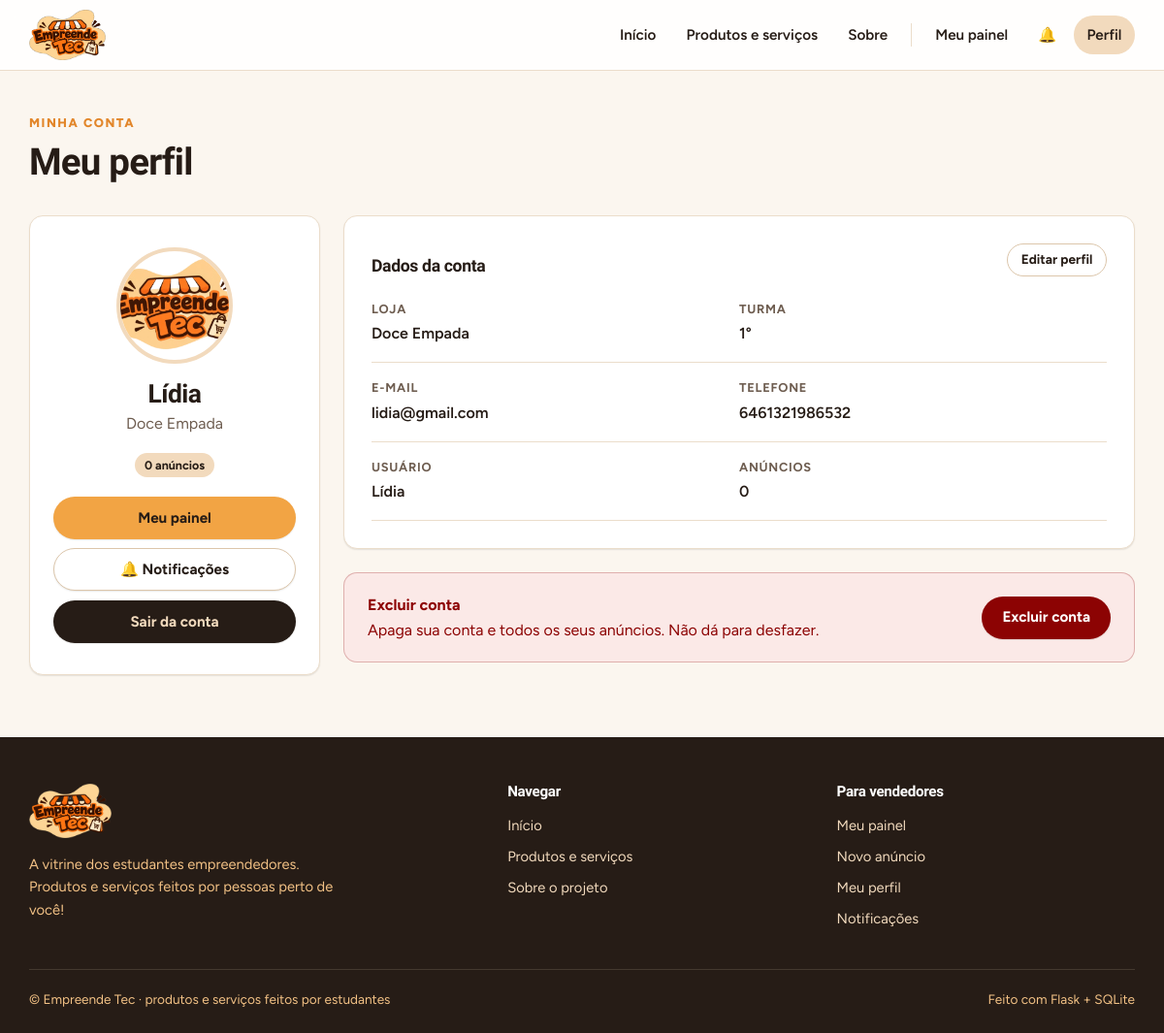
The app's page /perfil (signed in) with its own data.
### tables this page shows
CREATE TABLE usuarios(
  id INTEGER PRIMARY KEY AUTOINCREMENT, nome TEXT NOT NULL, turma TEXT NOT NULL,
  email TEXT NOT NULL, telefone TEXT NOT NULL,
  usuario TEXT NOT NULL UNIQUE COLLATE NOCASE, senha TEXT NOT NULL,
  foto TEXT DEFAULT '', loja TEXT DEFAULT '');

### app.py (the view)
@app.route('/perfil')
@login_required
def perfil():
    n = q('SELECT COUNT(*) n FROM produtos WHERE usuario_id=?', (g.user['id'],), True)['n']
    return render_template('perfil.html', total=n)

### app.py (called while the page is built)
def conectar():
    c = sqlite3.connect(DB)
    c.row_factory = sqlite3.Row
    c.execute('PRAGMA foreign_keys=ON')
    return c

def db():
    if 'db' not in g:
        g.db = conectar()
    return g.db

@app.teardown_appcontext
def fechar(_):
    c = g.pop('db', None)
    if c:
        c.close()

def q(sql, args=(), one=False):
    rows = db().execute(sql, args).fetchall()
    return (rows[0] if rows else None) if one else rows

@app.before_request
def carregar_usuario():
    uid = session.get('user_id')
    g.user = q('SELECT * FROM usuarios WHERE id=?', (uid,), True) if uid else None

@app.context_processor
def contexto():
    u = g.get('user')
    nao_lidas = q('SELECT COUNT(*) n FROM notificacoes WHERE usuario_id=? AND lida=0', (u['id'],), True)['n'] if u else 0
    return dict(user=u, categorias=q('SELECT * FROM categorias ORDER BY id'), TIPOS=TIPOS,
                PAGAMENTOS=list(PAGAMENTOS), pagto_marcado=pagto_marcado, nao_lidas=nao_lidas,
                ICONES_NOTIF=ICONES_NOTIF)

def login_required(fn):
    @wraps(fn)
    def w(*a, **k):
        if not g.user:
            flash('Faça login para acessar essa página.', 'warning')
            return redirect(url_for('login'))
        return fn(*a, **k)
    return w

### templates/perfil.html (shortened to what this page needs)
{% extends 'base.html' %}
{% block conteudo %}
<div class="cabecalho-pagina"><span class="sobretitulo">Minha conta</span><h1>Meu perfil</h1></div>
<div class="perfil">
  <div class="card perfil-cartao">
    {% if user.foto %}<img class="avatar" src="{{ url_for('uploaded_file', filename=user.foto) }}" alt="">{% else %}<div class="avatar-letra">{{ user.nome[:1]|upper }}</div>{% endif %}
    <h2 style="margin-bottom:.2rem">{{ user.nome }}</h2>
    <p class="suave">{{ user.loja or 'Sem nome de loja' }}</p>
    <span class="badge">{{ total }} {{ 'anúncio' if total == 1 else 'anúncios' }}</span>
    <div class="botoes" style="justify-content:center;flex-direction:column;align-items:stretch">
      <a class="btn btn-bloco" href="{{ url_for('painel') }}">Meu painel</a>
      <a class="btn btn-bloco btn-sec" href="{{ url_for('notificacoes') }}">🔔 Notificações{% if nao_lidas %} ({{ nao_lidas }}){% endif %}</a>
      <form method="post" action="{{ url_for('logout') }}"><button class="btn btn-bloco btn-escuro">Sair da conta</button></form>
    </div>
  </div>
  <div>
    <div class="card painel">
      <div class="secao-topo" style="margin-bottom:.5rem"><h3 style="margin:0">Dados da conta</h3><a class="btn btn-sm btn-sec" href="{{ url_for('editar_perfil') }}">Editar perfil</a></div>
      <dl class="dados">
        <div><dt>Loja</dt><dd>{{ user.loja or '—' }}</dd></div>
        <div><dt>Turma</dt><dd>{{ user.turma }}</dd></div>
        <div><dt>E-mail</dt><dd>{{ user.email }}</dd></div>
        <div><dt>Telefone</dt><dd>{{ user.telefone }}</dd></div>
        <div><dt>Usuário</dt><dd>{{ user.usuario }}</dd></div>
        <div><dt>Anúncios</dt><dd>{{ total }}</dd></div>
      </dl>
    </div>
    <div class="zona-perigo">
      <p><strong>Excluir conta</strong><br>Apaga sua conta e todos os seus anúncios. Não dá para desfazer.</p>
      <form method="post" action="{{ url_for('excluir_conta') }}" onsubmit="return confirm('Excluir sua conta e todos os anúncios?')"><button class="btn btn-perigo">Excluir conta</button></form>
    </div>
  </div>
</div>
{% endblock %}

### static/css/cores.css (style rules this page uses)
:root { --laranja:#F2A444; --laranja-forte:#E2862A; --pessego:#F2C185; --creme:#F2DABD; --marrom:#261C16; --vinho:#8C0303; --fundo:#FBF6EF; --superficie:#FFFFFF; --superficie-2:#FDF8F2; --borda:#EBDDCB; --borda-forte:#DCC6AB; --texto:#261C16; --texto-suave:#6E5D50; --sucesso:#1F7A4D; --sucesso-fundo:#E6F4EC; --alerta-fundo:#FBE9E7; --raio:14px; --raio-sm:10px; --raio-lg:22px; --sombra-sm:0 1px 2px rgba(38,28,22,.06),0 1px 1px rgba(38,28,22,.04); --sombra:0 6px 20px -8px rgba(38,28,22,.18),0 2px 6px -2px rgba(38,28,22,.06); --sombra-lg:0 24px 48px -20px rgba(38,28,22,.28); --anel:0 0 0 4px rgba(242,164,68,.28); --fonte-titulo:"Bricolage Grotesque",system-ui,sans-serif; --fonte:"Figtree",system-ui,sans-serif; }
*,*::before,*::after { box-sizing:border-box }
html { scroll-behavior:smooth }
body { margin:0;background:var(--fundo);color:var(--texto);font-family:var(--fonte);font-size:16px;line-height:1.6;-webkit-font-smoothing:antialiased;min-height:100vh;display:flex;flex-direction:column }
img { max-width:100%;display:block }
a { color:var(--vinho);text-underline-offset:3px }
h1,h2,h3,h4 { font-family:var(--fonte-titulo);line-height:1.15;letter-spacing:-.02em;margin:0 0 .5rem;color:var(--marrom) }
h1 { font-size:clamp(1.8rem,3.2vw,2.5rem);font-weight:800 }
h2 { font-size:clamp(1.35rem,2.2vw,1.7rem);font-weight:700 }
h3 { font-size:1.1rem;font-weight:700 }
p { margin:0 0 1rem }
small,.suave { color:var(--texto-suave) }
.btn,button { font:inherit }
.btn { display:inline-flex;align-items:center;justify-content:center;gap:.45rem;min-height:44px;padding:.6rem 1.25rem;border-radius:999px;border:1px solid transparent;background:var(--laranja);color:var(--marrom);font-weight:700;font-size:.95rem;line-height:1.2;text-decoration:none;white-space:nowrap;cursor:pointer;box-shadow:var(--sombra-sm);transition:background .15s,transform .15s,box-shadow .15s,color .15s }
.btn-sec { background:var(--superficie);border-color:var(--borda-forte);color:var(--marrom) }
.btn-escuro { background:var(--marrom);color:var(--creme) }
.btn-perigo { background:var(--vinho);color:#fff }
.btn-sm { min-height:34px;padding:.35rem .85rem;font-size:.85rem;box-shadow:none }
.btn-bloco { width:100% }
.botoes { display:flex;flex-wrap:wrap;gap:.6rem;align-items:center;margin:1.25rem 0 0 }
.botoes form { margin:0 }
.badge,.tag { display:inline-flex;align-items:center;gap:.3rem;font-size:.78rem;font-weight:700;padding:.22rem .65rem;border-radius:999px;background:var(--creme);color:var(--marrom);text-decoration:none;line-height:1.4 }
.secao-topo { display:flex;align-items:flex-end;justify-content:space-between;gap:1rem;margin-bottom:1.25rem;flex-wrap:wrap }
.secao-topo a { font-weight:700;text-decoration:none }
.sobretitulo { display:inline-block;font-size:.8rem;font-weight:800;text-transform:uppercase;letter-spacing:.12em;color:var(--laranja-forte);margin-bottom:.5rem }
.cabecalho-pagina { margin-bottom:2rem }
.card { background:var(--superficie);border:1px solid var(--borda);border-radius:var(--raio);box-shadow:var(--sombra-sm) }
.painel { padding:1.75rem }
.perfil { display:grid;grid-template-columns:300px 1fr;gap:1.5rem;align-items:start }
.perfil-cartao { text-align:center;padding:2rem 1.5rem }
.avatar { width:120px;height:120px;border-radius:50%;object-fit:cover;margin:0 auto 1rem;border:4px solid var(--creme) }
.dados { display:grid;grid-template-columns:1fr 1fr;gap:0;margin:0 }
.dados div { padding:1rem 0;border-bottom:1px solid var(--borda) }
.dados dt { font-size:.8rem;font-weight:700;color:var(--texto-suave);text-transform:uppercase;letter-spacing:.06em }
.dados dd { margin:.15rem 0 0;font-weight:600 }
.zona-perigo { margin-top:1.5rem;padding:1.25rem 1.5rem;border:1px solid rgba(140,3,3,.25);background:var(--alerta-fundo);border-radius:var(--raio);display:flex;justify-content:space-between;align-items:center;gap:1rem;flex-wrap:wrap }
.zona-perigo p { margin:0;color:var(--vinho) }

### records on screen
usuarios: foto (picture), nome "Lídia", loja "Doce Empada", turma "1°", email "lidia@gmail.com", telefone "6461321986532", usuario "Lídia"

### other values on screen
{{ total }} "0"
{{ 'anúncio' if total == 1 else 'anúncios' }} "anúncios"
